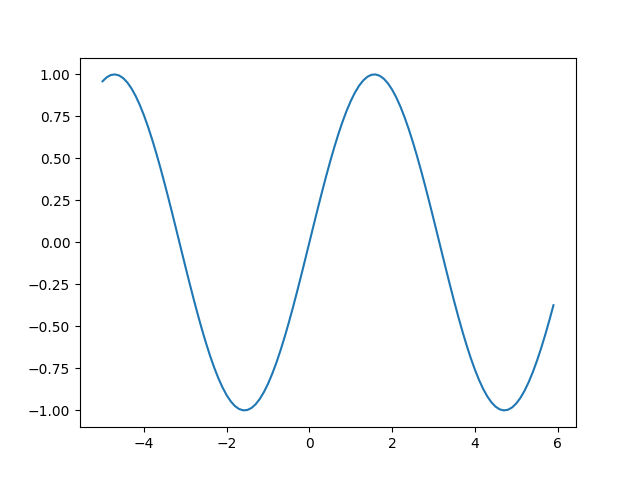

Python code for this plot:
import matplotlib
matplotlib.use("Agg")
import matplotlib.pyplot as plot
import math
from numpy import arange

def f(x):
    return math.sin(x)
    
xs = list(arange(-5, 6, 0.1))
ys = []
for x in xs:
    ys.append(f(x))

plot.plot(xs, ys)
plot.savefig('exercise6.png')
plot.close()